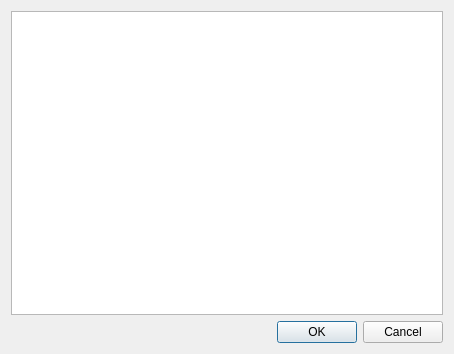
<?xml version="1.0" encoding="UTF-8"?>
<ui version="4.0">
 <class>codeDialog</class>
 <widget class="QDialog" name="codeDialog">
  <property name="geometry">
   <rect>
    <x>0</x>
    <y>0</y>
    <width>454</width>
    <height>354</height>
   </rect>
  </property>
  <property name="windowTitle">
   <string>Matlab Code</string>
  </property>
  <layout class="QVBoxLayout" name="verticalLayout">
   <item>
    <widget class="QPlainTextEdit" name="plainTextEdit"/>
   </item>
   <item>
    <widget class="QDialogButtonBox" name="buttonBox">
     <property name="orientation">
      <enum>Qt::Horizontal</enum>
     </property>
     <property name="standardButtons">
      <set>QDialogButtonBox::Cancel|QDialogButtonBox::Ok</set>
     </property>
    </widget>
   </item>
  </layout>
 </widget>
 <resources/>
 <connections>
  <connection>
   <sender>buttonBox</sender>
   <signal>accepted()</signal>
   <receiver>codeDialog</receiver>
   <slot>accept()</slot>
   <hints>
    <hint type="sourcelabel">
     <x>248</x>
     <y>254</y>
    </hint>
    <hint type="destinationlabel">
     <x>157</x>
     <y>274</y>
    </hint>
   </hints>
  </connection>
  <connection>
   <sender>buttonBox</sender>
   <signal>rejected()</signal>
   <receiver>codeDialog</receiver>
   <slot>reject()</slot>
   <hints>
    <hint type="sourcelabel">
     <x>316</x>
     <y>260</y>
    </hint>
    <hint type="destinationlabel">
     <x>286</x>
     <y>274</y>
    </hint>
   </hints>
  </connection>
 </connections>
</ui>
